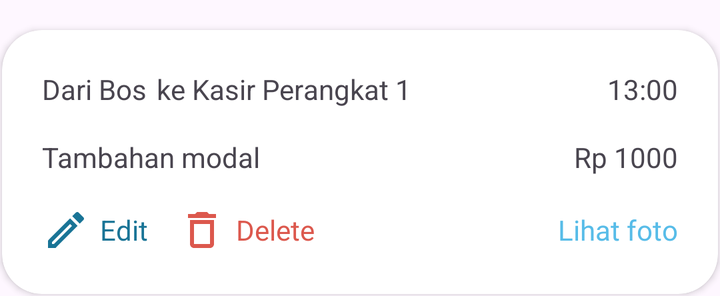
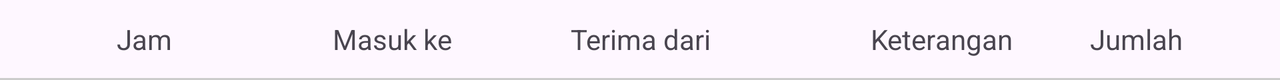

Two renders of one Android screen. The first uses the default layout on a phone; the second uses the alternative layout the repository ships for a different screen configuration, on a matching device. The two XML files are below.
<!-- AndroidManifest.xml: application theme Theme.AndroidDevTest2 -->
<!-- res/layout/fetch_item.xml -->
<?xml version="1.0" encoding="utf-8"?>

<androidx.cardview.widget.CardView xmlns:android="http://schemas.android.com/apk/res/android"
    android:layout_width="match_parent"
    xmlns:app="http://schemas.android.com/apk/res-auto"
    android:orientation="vertical"
    app:cardCornerRadius="20dp"
    android:layout_marginTop="15dp"
    android:layout_marginStart="1dp"
    android:layout_marginEnd="1dp"
    android:layout_marginBottom="1dp"
    android:layout_height="wrap_content">
    <LinearLayout
        android:padding="20dp"
        android:layout_width="match_parent"
        android:layout_height="wrap_content"
        android:orientation="vertical">
        <RelativeLayout
            android:layout_width="match_parent"
            android:layout_height="wrap_content">
            <LinearLayout
                android:layout_width="wrap_content"
                android:layout_height="wrap_content"
                android:orientation="horizontal">
                <TextView
                    android:id="@+id/source"
                    android:layout_width="wrap_content"
                    android:layout_height="wrap_content"
                    android:text="Dari Bos"/>
                <TextView
                    android:layout_marginStart="5dp"
                    android:id="@+id/destination"
                    android:layout_width="wrap_content"
                    android:layout_height="wrap_content"
                    android:text="ke Kasir Perangkat 1"/>
            </LinearLayout>

            <TextView
                android:id="@+id/time"
                android:layout_width="wrap_content"
                android:layout_height="wrap_content"
                android:layout_alignParentEnd="true"
                android:text="13:00"/>
        </RelativeLayout>
        <RelativeLayout
            android:layout_marginTop="15dp"
            android:layout_width="match_parent"
            android:layout_height="wrap_content">
            <TextView
                android:id="@+id/description"
                android:layout_width="wrap_content"
                android:layout_height="wrap_content"
                android:text="Tambahan modal"/>
            <TextView
                android:id="@+id/total"
                android:layout_width="wrap_content"
                android:layout_height="wrap_content"
                android:layout_alignParentEnd="true"
                android:text="Rp 1000"/>
        </RelativeLayout>
        <LinearLayout
            android:layout_marginTop="15dp"
            android:layout_width="match_parent"
            android:layout_height="wrap_content"
            android:gravity="center_vertical"
            android:orientation="horizontal">
            <LinearLayout
                android:id="@+id/btnEdit"
                android:layout_width="wrap_content"
                android:layout_height="wrap_content"
                android:gravity="center_vertical"
                android:orientation="horizontal">
                <ImageView
                    android:layout_width="wrap_content"
                    android:layout_height="wrap_content"
                    android:src="@drawable/ic_edit"
                    app:tint="@color/blue_edit" />
                <TextView
                    android:layout_width="wrap_content"
                    android:layout_height="wrap_content"
                    android:text="Edit"
                    android:textColor="@color/blue_edit"
                    android:layout_marginStart="5dp"/>
            </LinearLayout>
            <LinearLayout
                android:id="@+id/btnDelete"
                android:layout_width="wrap_content"
                android:layout_height="wrap_content"
                android:gravity="center_vertical"
                android:orientation="horizontal">
                <ImageView
                    android:layout_marginStart="15dp"
                    android:layout_width="wrap_content"
                    android:layout_height="wrap_content"
                    android:src="@drawable/ic_delete"
                    app:tint="@color/red_delete" />
                <TextView
                    android:layout_width="wrap_content"
                    android:layout_height="wrap_content"
                    android:text="Delete"
                    android:textColor="@color/red_delete"
                    android:layout_marginStart="5dp"/>
            </LinearLayout>

            <RelativeLayout
                android:layout_width="match_parent"
                android:layout_height="wrap_content">
                <TextView
                    android:id="@+id/btnViewPhoto"
                    android:layout_width="wrap_content"
                    android:layout_height="wrap_content"
                    android:text="Lihat foto"
                    android:textColor="@color/blue_view_photo"
                    android:fontFamily="@font/poppins_medium"
                    android:layout_alignParentEnd="true"/>
            </RelativeLayout>

        </LinearLayout>
    </LinearLayout>

</androidx.cardview.widget.CardView>
<!-- resources referenced by this layout -->
<resources>
  <color name="blue_edit">#197496</color>
  <color name="blue_view_photo">#57BCE8</color>
  <color name="red_delete">#DC584D</color>
  <!-- drawable ic_delete (drawable) -->
  <vector xmlns:android="http://schemas.android.com/apk/res/android" android:height="24dp" android:tint="#000000" android:viewportHeight="24" android:viewportWidth="24" android:width="24dp">
        
      <path android:fillColor="@android:color/white" android:pathData="M16,9v10H8V9h8m-1.5,-6h-5l-1,1H5v2h14V4h-3.5l-1,-1zM18,7H6v12c0,1.1 0.9,2 2,2h8c1.1,0 2,-0.9 2,-2V7z"/>
      
  </vector>
  <!-- drawable ic_edit (drawable) -->
  <vector xmlns:android="http://schemas.android.com/apk/res/android" android:height="24dp" android:tint="#000000" android:viewportHeight="24" android:viewportWidth="24" android:width="24dp">
        
      <path android:fillColor="@android:color/white" android:pathData="M14.06,9.02l0.92,0.92L5.92,19L5,19v-0.92l9.06,-9.06M17.66,3c-0.25,0 -0.51,0.1 -0.7,0.29l-1.83,1.83 3.75,3.75 1.83,-1.83c0.39,-0.39 0.39,-1.02 0,-1.41l-2.34,-2.34c-0.2,-0.2 -0.45,-0.29 -0.71,-0.29zM14.06,6.19L3,17.25L3,21h3.75L17.81,9.94l-3.75,-3.75z"/>
      
  </vector>
  <style name="Theme.AndroidDevTest2" parent="Theme.Material3.DayNight.NoActionBar">
          <item name="colorPrimary">@color/green_primary</item>
          <item name="colorSecondary">@color/md_theme_light_secondary</item>
          <item name="colorSurface">@color/md_theme_light_surface</item>
      </style>
  <color name="green_primary">#618E3F</color>
  <color name="md_theme_light_secondary">#625B71</color>
  <color name="md_theme_light_surface">#FFFFFF</color>
</resources>
<!-- res/layout-land/fetch_item.xml (the repository's variant of the layout above) -->
<!-- drawn on the phone turned sideways -->
<?xml version="1.0" encoding="utf-8"?>

<LinearLayout xmlns:android="http://schemas.android.com/apk/res/android"
    android:layout_width="match_parent"
    xmlns:app="http://schemas.android.com/apk/res-auto"
    android:orientation="vertical"
    android:layout_height="wrap_content">
    <androidx.cardview.widget.CardView
        android:layout_width="match_parent"
        android:layout_height="wrap_content"
        app:cardBackgroundColor="#F6F6F6">

    </androidx.cardview.widget.CardView>
    <LinearLayout
        android:padding="10dp"
        android:layout_width="match_parent"
        android:layout_height="wrap_content"
        android:orientation="horizontal">
        <TextView
            android:id="@+id/time"
            android:layout_width="0dp"
            android:layout_height="wrap_content"
            android:text="Jam"
            android:gravity="center"
            android:layout_weight="2"/>
        <TextView
            android:id="@+id/destination"
            android:layout_width="0dp"
            android:layout_height="wrap_content"
            android:text="Masuk ke"
            android:gravity="center"
            android:layout_weight="2"/>
        <TextView
            android:id="@+id/source"
            android:layout_width="0dp"
            android:layout_height="wrap_content"
            android:text="Terima dari"
            android:gravity="center"
            android:layout_weight="2"/>
        <TextView
            android:id="@+id/description"
            android:layout_width="0dp"
            android:layout_height="wrap_content"
            android:text="Keterangan"
            android:gravity="end|center_horizontal"
            android:layout_weight="2"/>
        <TextView
            android:id="@+id/total"
            android:layout_width="0dp"
            android:layout_height="wrap_content"
            android:text="Jumlah"
            android:gravity="center"
            android:layout_weight="2"/>
    </LinearLayout>
    <View
        android:layout_width="match_parent"
        android:layout_height="1dp"
        android:background="@color/line"/>


</LinearLayout>
<!-- resources referenced by the variant -->
<!-- as the phone turned sideways resolves them -->
<resources>
  <color name="line">#CCCCCC</color>
  <style name="Theme.AndroidDevTest2" parent="Theme.Material3.DayNight.NoActionBar">
          <item name="colorPrimary">@color/green_primary</item>
          <item name="colorSecondary">@color/md_theme_light_secondary</item>
          <item name="colorSurface">@color/md_theme_light_surface</item>
      </style>
  <color name="green_primary">#618E3F</color>
  <color name="md_theme_light_secondary">#625B71</color>
  <color name="md_theme_light_surface">#FFFFFF</color>
</resources>
